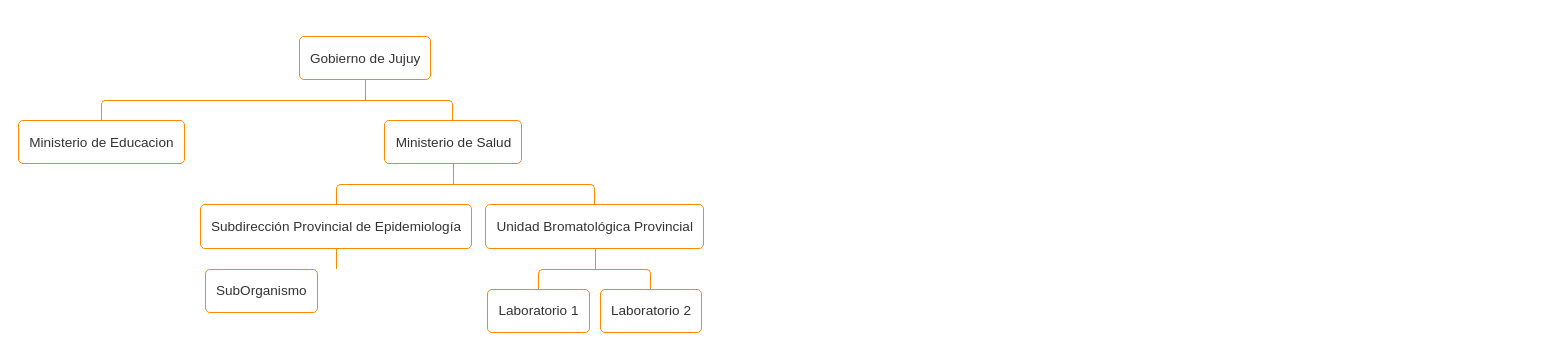
Before: / with the older database file.
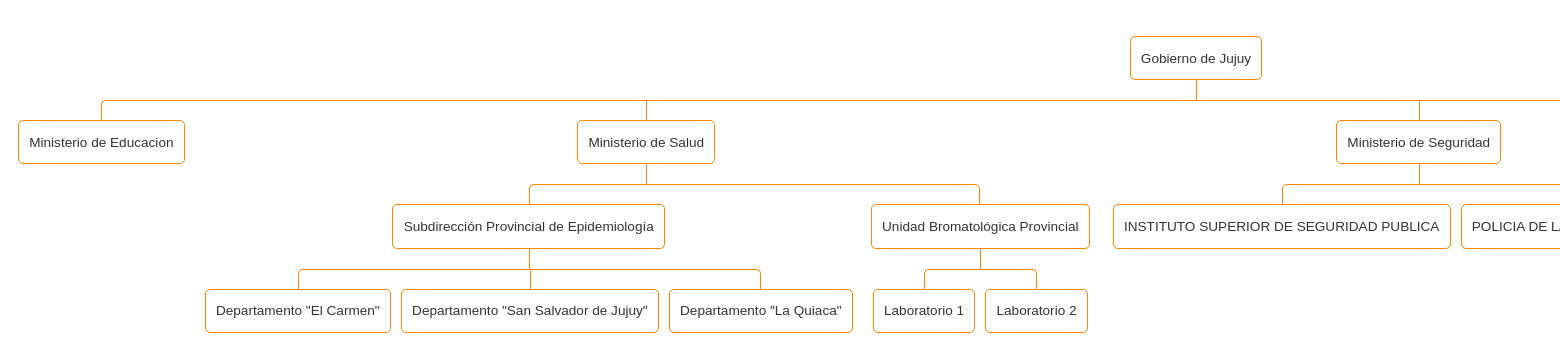
After: the same page with the newer database file.
### core/models.py (models this page shows, shortened)
class Organismo(models.Model):
    padre = models.ForeignKey('self', on_delete=models.CASCADE, blank=True, null=True, related_name='hijos')
    nombre = models.CharField('Titulo', max_length=200)
    descripcion = HTMLField()
    icono = models.ImageField(storage=FileSystemStorage(location=MEDIA_URL), blank=True, null=True)
    direccion = models.CharField('Direccion', max_length=200)
    cuit = models.CharField('CUIT', max_length=13, blank=True, null=True)
    telefonos = models.CharField('Telefonos', max_length=100)
    web = models.URLField('Web')
    activo = models.BooleanField(default=True)
    visible = models.BooleanField(default=True)

### core/views.py (the view)
# urls.py: url(r'^$', views.home, name='home'),
def home(request):
    origen = Organismo.objects.get(padre=None, activo=True)
    return render(request, 'home.html', {'origen': origen, })

### core/templates/home.html
{% extends 'base.html' %}
    {% block content %}
        <div class="organigrama">
            <ul>
                {% include "nodo_arbol.html" with organismo=origen %}
            </ul>
        </div>
        {% endblock %}

### core/templates/base.html (shortened to what this page needs)
<!DOCTYPE html>
<html lang="en">
  <head>
    {% load static %}
    <link rel="stylesheet" type="text/css" href="{% static 'css/style.css' %}" />
    <link rel="stylesheet" type="text/css" href="{% static 'css/organigrama.css' %}" />
    <link rel="stylesheet" type="text/css" href="{% static 'css/pop_up.css' %}" />
  </head>
  <body>
      {% block content %}
      {% endblock %}
  </body>
</html>

### core/templates/nodo_arbol.html (shortened to what this page needs)
{% block content %}
    <li>
        <div class="popup">
            <a class "a_org">{{ organismo.nombre }}</a>
        </div>
        {% if organismo.hijos.exists %}
            <ul>
                {% for org_hijo in organismo.hijos.all %}
                    {% include "nodo_arbol.html" with organismo=org_hijo %}
                {% endfor %}
            </ul>
        {% endif %}
    </li>
{% endblock %}

### static_source/css/style.css (style rules this page uses)
body { background-color: rgb(255, 255, 255); width: 2500px; }

### static_source/css/organigrama.css (style rules this page uses)
.organigrama * { padding: 0px; background-color: rgb(255, 255, 255); }
.organigrama ul { padding-top: 20px; position: relative; }
.organigrama li { float: left; text-align: center; list-style-type: none; padding: 20px 5px 0px 5px; position: relative; }
.organigrama li::before, .organigrama li::after { content: ''; position: absolute; top: 0px; right: 50%; border-top: 1px solid #f80; width: 50%; height: 20px; }
.organigrama li::after { right: auto; left: 50%; border-left: 1px solid #f80; }
.organigrama li:only-child::before, .organigrama li:only-child::after { display: none; }
.organigrama li:only-child { padding-top: 0; }
.organigrama li:first-child::before, .organigrama li:last-child::after { border: 0 none; }
.organigrama li:last-child::before { border-right: 1px solid #f80; -webkit-border-radius: 0 5px 0 0; -moz-border-radius: 0 5px 0 0; border-radius: 0 5px 0 0; }
.organigrama li:first-child::after { border-radius: 5px 0 0 0; -webkit-border-radius: 5px 0 0 0; -moz-border-radius: 5px 0 0 0; }
.organigrama ul ul::before { content: ''; position: absolute; top: 0; left: 50%; border-left: 1px solid #f80; width: 0; height: 20px; }
.organigrama li a { border: 1px solid #f80; padding: 1em 0.75em; text-decoration: none; color: #333; background-color: rgba(255,255,255,0.5); font-family: arial, verdana, tahoma; font-size: 0.85em; display: inline-block; border-radius: 5px; -webkit-border-radius: 5px; -moz-border-radius: 5px; -webkit-transition: all 500ms; -moz-transition: all 500ms; transition: all 500ms; }

### static_source/css/pop_up.css (style rules this page uses)
.popup { display: inline-block; cursor: pointer; }

Changed rows visible on the page:
removed Organismo: nombre "SubOrganismo", shown under "Subdirección Provincial de Epidemiología"
added Organismo: nombre "Departamento \"El Carmen\"", shown under "Subdirección Provincial de Epidemiología"
added Organismo: nombre "Departamento \"San Salvador de Jujuy\"", shown under "Subdirección Provincial de Epidemiología"
added Organismo: nombre "Departamento \"La Quiaca\"", shown under "Subdirección Provincial de Epidemiología"
added Organismo: nombre "Ministerio de Seguridad"
added Organismo: nombre "INSTITUTO SUPERIOR DE SEGURIDAD PUBLICA", shown under "Ministerio de Seguridad"
added Organismo: nombre "POLICIA DE…", shown under "Ministerio de Seguridad"
